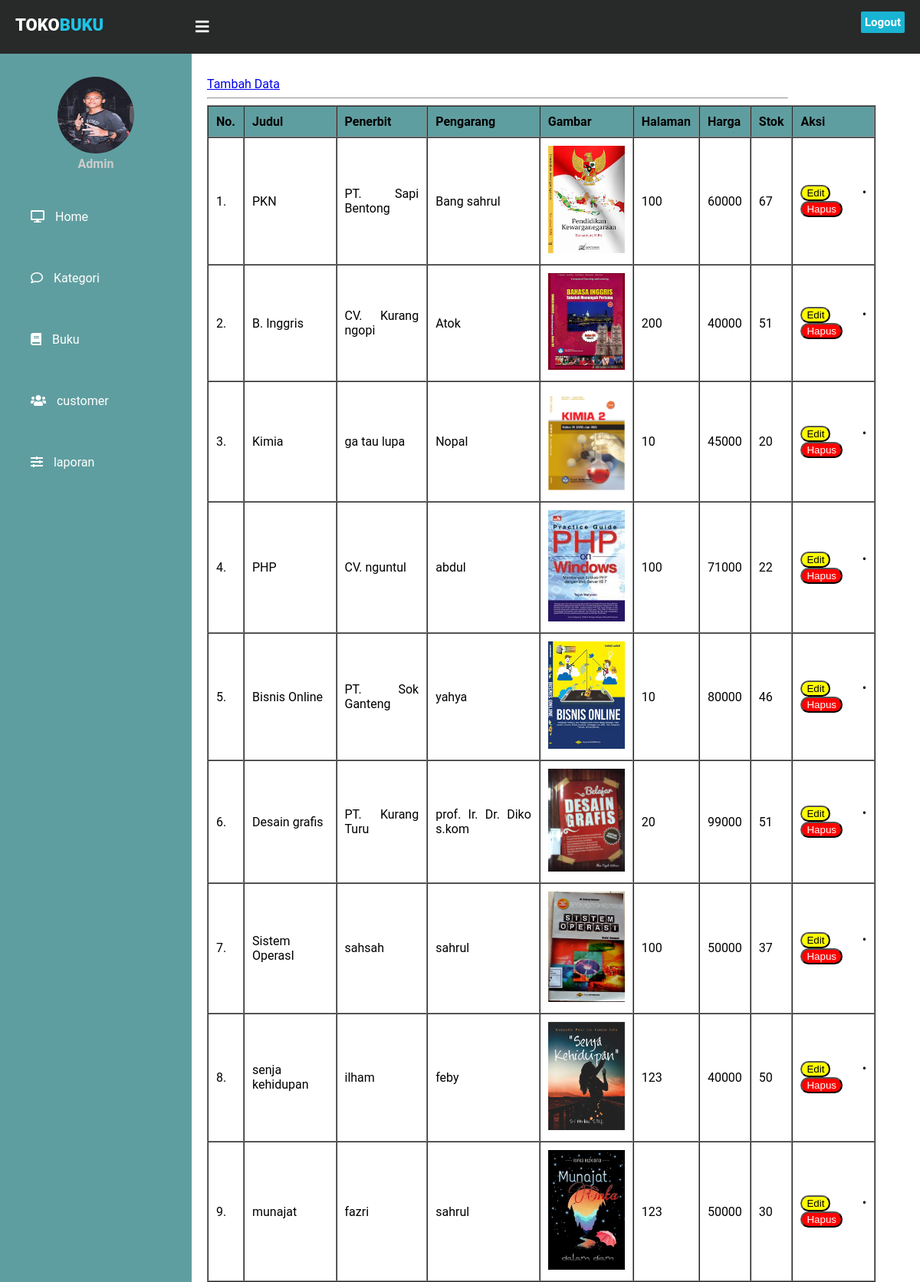
Screenshot of /admin/index.php?page=produk (signed in) with the database file from the repository.
### tables this page shows
CREATE TABLE `buku` (
  `id_buku` int(11) NOT NULL,
  `id_ketegori` int(11) NOT NULL,
  `judul` varchar(50) NOT NULL,
  `gambar` text NOT NULL,
  `penerbit` varchar(100) NOT NULL,
  `pengarang` varchar(100) NOT NULL,
  `halaman` varchar(5) NOT NULL,
  `harga` varchar(10) NOT NULL,
  `stok` varchar(10) NOT NULL
);

### admin/pages/produk/list.php (the view, shortened to what this page needs)
<section width="150%">
    <a href="?page=tambah-produk">Tambah Data</a>
    <hr>
    <table border="1" cellpadding="10" cellspacing="0" width="115%" height="60%">
        <thead style="background-color:#5F9EA0">
            <tr>
                <th>No.</th>
                <th>Judul</th>
                <th>Penerbit</th>
                <th>Pengarang</th>
                <th>Gambar</th>
                <th>Halaman</th>
                <th>Harga</th>
                <th>Stok</th>
                <th>Aksi</th>
            </tr>
        </thead>
        <tbody>
            <?php
            $nomor = 0;
            $sql = "SELECT * FROM buku ORDER BY id_buku ASC";
            $result = $con_object->query($sql);
            if ($result->num_rows > 0) {
                while ($row = $result->fetch_assoc()) {
                    ?>
                    <tr>
                        <td><?php echo ++$nomor; ?>.</td>
                        <td><?php echo $row['judul']; ?></td>
                        <td><?php echo $row['penerbit']; ?></td>
                        <td><?php echo $row['pengarang'] ?></td>
                        <td>
                            <img src="pages/produk/gambar/<?php echo $row['gambar']; ?>" width="100" alt="">
                        </td>
                        <td><?php echo $row['halaman'] ?></td>
                        <td><?php echo $row['harga'] ?></td>
                        <td><?php echo $row['stok'] ?></td>
                        <td>
                            <a href="?page=edit-data&id_buku=<?php echo $row['id_buku']; ?>"><button style="background-color:yellow; border-radius:25px; color:black">Edit</button></a> &bull;
                            <form style="display: inline;" method="POST">
                                <button style="background-color:red; border-radius:25px; color:white" onclick="return confirm('Yakin ? Anda Ingin Menghapus Data Ini ?')" type="submit" name="btn-hapus">
                                    Hapus
                                </button>
                            </form>
                        </td>
                    </tr>
            <?php
                }
            } else {
                echo "<tr><td colspan='6'><b><i>Note : Data Tidak Ada</i></b></td></tr>";
            }
            ?>
        </tbody>
    </table>
        </section>

### admin/index.php (shortened to what this page needs)
<?php
include '../connection/koneksi.php';
?>
<!DOCTYPE html>
<html lang="en">
<head>
    <link rel="stylesheet" href="css/style.css">
    <link rel="stylesheet" href="https://cdnjs.cloudflare.com/ajax/libs/font-awesome/5.15.3/css/all.min.css">
</head>
<body>
    <header>
        <label for="check">
            <i class="fas fa-bars" id="sidebar_btn"></i>
        </label>
        <div class="left_area">
            <h3>Toko<span>Buku</span></h3>
        </div>
        <div class="right_area">
            <a href="../logout.php" class="logout_btn">Logout</a>
        </div>
    </header>
    <div class="sidebar" style="background-color:#5F9EA0">
        <center>
            <img src="gambar/admin.jpeg" class="profile_admin" alt="">
            <h4>Admin</h4>
        </center>
        <a href="?page=dashboard"><i class="fas fa-desktop"></i> <span>Home</span></a>
        <a href="?page=kategori"><i class="far fa-comment"></i> <span>Kategori</span></a>
        <a href="?page=produk"><i class="fas fa-book"></i> <span>Buku</span></a>
        <a href="?page=customer"><i class="fas fa-users"></i> <span>customer</span></a>
        <a href="#"><i class="fas fa-sliders-h"></i> <span>laporan</span></a>
    </div>
    <div class="content">
        <div class="isi">
            <div class="row">
                <div class="col-md-10">
                    <?php
                    if (isset($_GET['page'])) {
                        switch ($_GET['page']) {
                            case 'produk':
                                include_once 'pages/produk/list.php';
                                break;
                        }
                    } else {
                        include_once 'pages/dashboard.php';
                    }
                    ?>
                </div>
            </div>
</body>
</html>

### admin/css/style.css (style rules this page uses)
body { margin: auto; padding: 0; font-family: "Roboto", sans-serif; }
header { position: fixed; background: #282929; padding: 20px; width: 100%; height: 30px; }
.left_area h3 { color: #fff; margin: 0; text-transform: uppercase; font-size: 22px; font-weight: 900; }
.left_area span { color: #1dc4e7; }
.logout_btn { padding: 5px; background: #19b3d3; text-decoration: none; float: right; margin-top: -30px; margin-right: 40px; border-radius: 2px; font-size: 15px; font-weight: 600; color: #fff; }
.sidebar { background: #2f323a; margin-top: 70px; padding-top: 30px; position: fixed; left: 0; width: 250px; height: 100%; transition: 0.5s; transition-property: left; }
.sidebar .profile_admin { width: 100px; height: 100px; border-radius: 100px; border-bottom: 10px; }
.sidebar h4 { color: #ccc; margin-top: 0; margin-bottom: 20px; }
.sidebar a { color: #fff; display: block; width: 250px; line-height: 80px; text-decoration: none; padding-left: 40px; box-sizing: border-box; transition: 0.5s; transition-property: background; }
.sidebar i { padding-right: 10px; }
label #sidebar_btn { z-index: 1; color: #fff; position: fixed; cursor: pointer; left: 250px; font-size: 20px; margin: 5px; transition: 0.5s; transition-property: color; }
.content { margin-left: 250px; background-position: center; background-size: cover; height: 100vh; transition: 0.5s; }
.isi { padding: 100px 20px 0px 20px; text-align: justify; }
.col-md-10 { width: 83.33333333%; }

### rows the page displays
buku: judul "PKN", penerbit "PT. Sapi Bentong", pengarang "Bang sahrul", gambar (picture), halaman "100", harga "60000", stok "67"
buku: judul "B. Inggris", penerbit "CV. Kurang ngopi", pengarang "Atok", gambar (picture), halaman "200", harga "40000", stok "51"
buku: judul "Kimia", penerbit "ga tau lupa", pengarang "Nopal", gambar (picture), halaman "10", harga "45000", stok "20"
buku: judul "PHP", penerbit "CV. nguntul", pengarang "abdul", gambar (picture), halaman "100", harga "71000", stok "22"
buku: judul "Bisnis Online", penerbit "PT. Sok Ganteng", pengarang "yahya", gambar (picture), halaman "10", harga "80000", stok "46"
buku: judul "Desain grafis", penerbit "PT. Kurang Turu", pengarang "prof. Ir. Dr. Diko s.kom", gambar (picture), halaman "20", harga "99000", stok "51"
buku: judul "Sistem OperasI", penerbit "sahsah", pengarang "sahrul", gambar (picture), halaman "100", harga "50000", stok "37"
buku: judul "senja kehidupan", penerbit "ilham", pengarang "feby", gambar (picture), halaman "123", harga "40000", stok "50"
buku: judul "munajat", penerbit "fazri", pengarang "sahrul", gambar (picture), halaman "123", harga "50000", stok "30"
